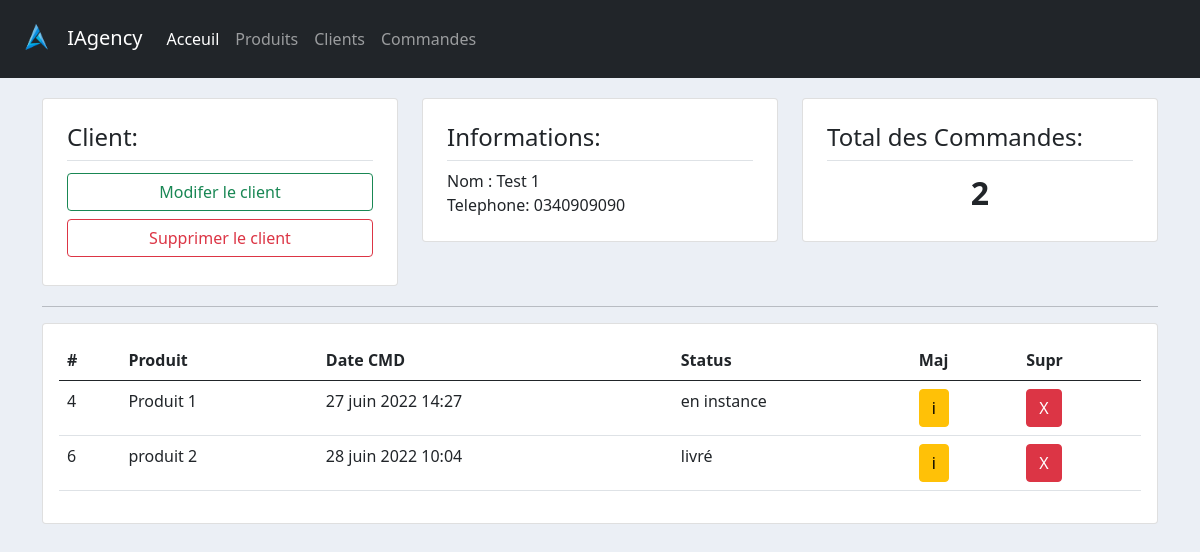
Page /client1/ on the committed database.
### client/models.py (models this page shows, shortened)
class Client(models.Model):
    nom = models.CharField(max_length=200,null=True)
    telephone = models.CharField(max_length=100, null=True)
    date_creation = models.DateTimeField(auto_now_add=True, null=True)

### commande/models.py (models this page shows)
class Commande(models.Model):
    STATUS=(
        ('en instance','en instance'),
        ('non livré','non livré'),
        ('livré','livré')
    )
    client = models.ForeignKey(Client,null=True,on_delete=models.SET_NULL)
    produit = models.ForeignKey(Produit,null=True,on_delete=models.SET_NULL)
    status = models.CharField(max_length=200,null=True,choices=STATUS)
    date_creation = models.DateTimeField(auto_now_add=True, null=True)

### produit/models.py (models this page shows)
class Produit(models.Model):
    nom = models.CharField(max_length=200, null=True)
    prix = models.FloatField(null=True)
    date_creation = models.DateTimeField(auto_now_add=True, null=True)
    tag = models.ManyToManyField(Tag)
    def __str__(self):
        return self.nom

### client/views.py (the view)
# urls.py: path('<str:pk>/', views.list_client, name='client'),
def list_client(request,pk):
    client = Client.objects.get(id=pk)
    commande = client.commande_set.all()
    commande_total = commande.count()
    context = {'client':client, 'commandes':commande,'commande_total':commande_total}
    return render(request, 'client/list_client.html', context)

### templates/client/list_client.html
{% extends 'main.html' %}
{% block contenu %}
<div class="container-lg">
    <div class="row row-cols-md-3 row-cols-1 mt-3">
        <div class="col mx-md-0 my-1">
            <div class="card p-4">
                <h4 class="border-bottom pb-2">Client:</h4>
                <input type="button" value="Modifer le client" class="btn btn-outline-success my-1">
                <input type="button" value="Supprimer le client" class="btn btn-outline-danger my-1">
            </div>
        </div>
        <div class="col mx-md-0 my-1">
            <div class="card p-4">
                <h4 class="border-bottom pb-2">Informations:</h4>
                <span>Nom : {{ client.nom }}</span>
                <span>Telephone: {{client.telephone}} </span>
            </div>
        </div>
        <div class="col mx-md-0 my-1">
            <div class="card p-4">
                <h4 class="border-bottom pb-2">Total des Commandes:</h4>
                <span class="text-center fw-bold fs-2">{{commande_total}}</span>
            </div>
        </div>
    </div>
    <hr class="border-2 bg-black" width="100%">
    <div class="card p-3">
        <div class="table-responsive">
            <table class="table">
                <thead>
                    <tr>
                        <th scope="col">#</th>
                        <th scope="col">Produit</th>
                        <th scope="col">Date CMD</th>
                        <th scope="col">Status</th>
                        <th scope="col">Maj</th>
                        <th scope="col">Supr</th>
                    </tr>
                </thead>
                <tbody>
                    {% for commande in commandes %}
                        <tr>
                            <td>{{commande.id}}</td>
                            <td>{{commande.produit}}</td>
                            <td>{{commande.date_creation}}</td>
                            <td>{{commande.status}}</td>
                            <td><a href="#" class="btn btn-warning">i</a></td>
                            <td><a href="#" class="btn btn-danger">X</a></td>
                        </tr>
                    {% endfor %}
                </tbody>
            </table>
        </div>
    </div>
</div>
{% endblock %}

### static/css/style.css (style rules this page uses)
body { background-color: #ebeff5; }

### rows in the picture
Client: nom "Test 1", telephone "0340909090"
Commande: id "4", produit "Produit 1", date_creation "27 juin 2022 14:27", status "en instance"
Commande: id "6", produit "produit 2", date_creation "28 juin 2022 10:04", status "livré"

### other values in the picture
{{ commande_total }} "2"
